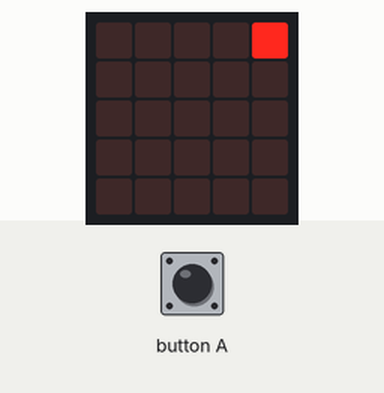
Bench run of a program on a simulated BBC micro:bit (MakeCode). Parts: the board's 5×5 LED display. Inputs (shaded band) come from the test bench.

Above: at 2.6 s.
2.7 s: button A pressed for 0.15 s
At 3.7 s:
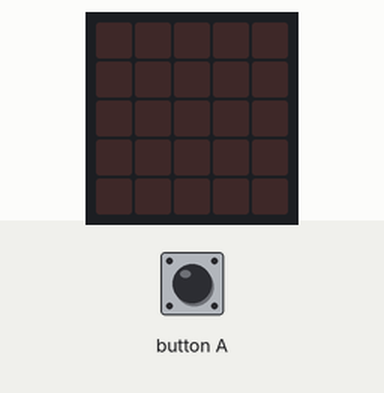
At 5.5 s:
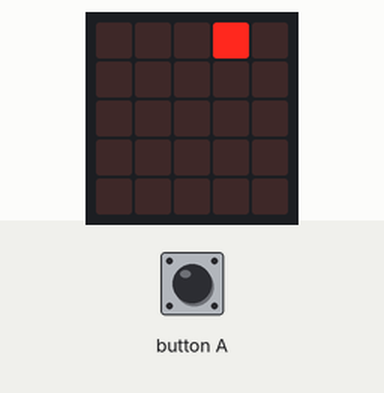
Timing chart, 0 to 7.0 s (numbered marks = the images above; inputs shaded):
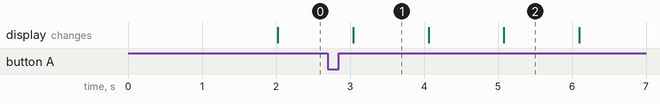

Measured:
- what the display in image 1 shows lasts 1.1 s, from 3.0 s to 4.1 s

The program:

main.ts
```typescript
let Tel = 0
function Tell () {
    if (Tel % 2 == 1) {
        led.plot(4, 0)
    } else {
        led.unplot(4, 0)
    }
    if (Tel >= 8) {
        led.plot(1, 0)
    } else {
        led.unplot(1, 0)
    }
    if (Tel >= 4 && Tel < 8 || Tel >= 12) {
        led.plot(2, 0)
    } else {
        led.unplot(2, 0)
    }
    if (Tel >= 2 && Tel < 4 || ((Tel >= 14 || Tel >= 6) && Tel < 8 || Tel >= 10) && Tel < 12) {
        led.plot(3, 0)
    } else {
        led.unplot(3, 0)
    }
}
input.onButtonPressed(Button.A, function () {
    Tel = 0
})
basic.forever(function () {
    basic.pause(1000)
    Tell()
    Tel += 1
    if (Tel > 15) {
        Tel = 0
    }
})
```

test.ts
```typescript
// tests gaan hier; deze zal niet worden gecompileerd wanneer dit pakket wordt gebruikt als extensie.
```
